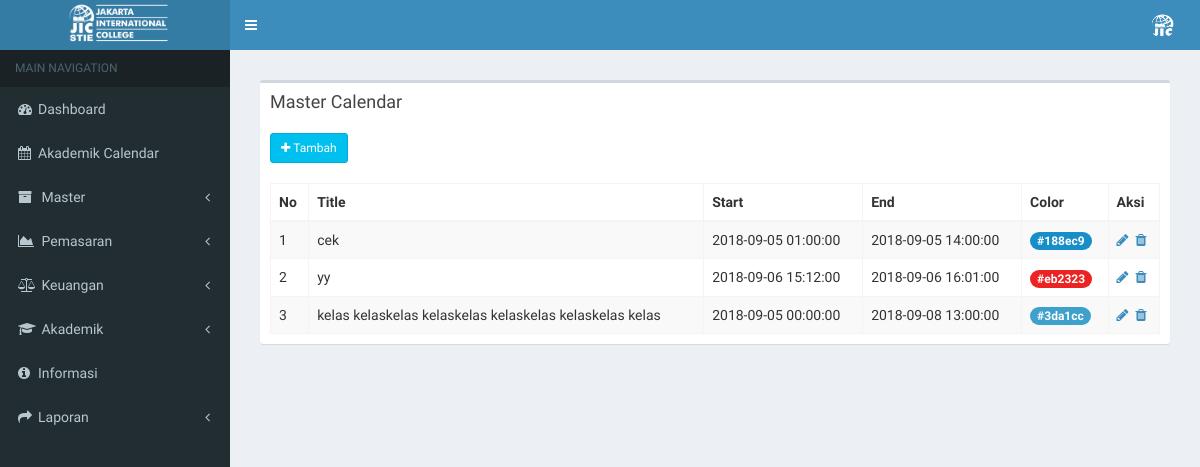
Before: /index.php/calendar/master_calendar with the older database file.
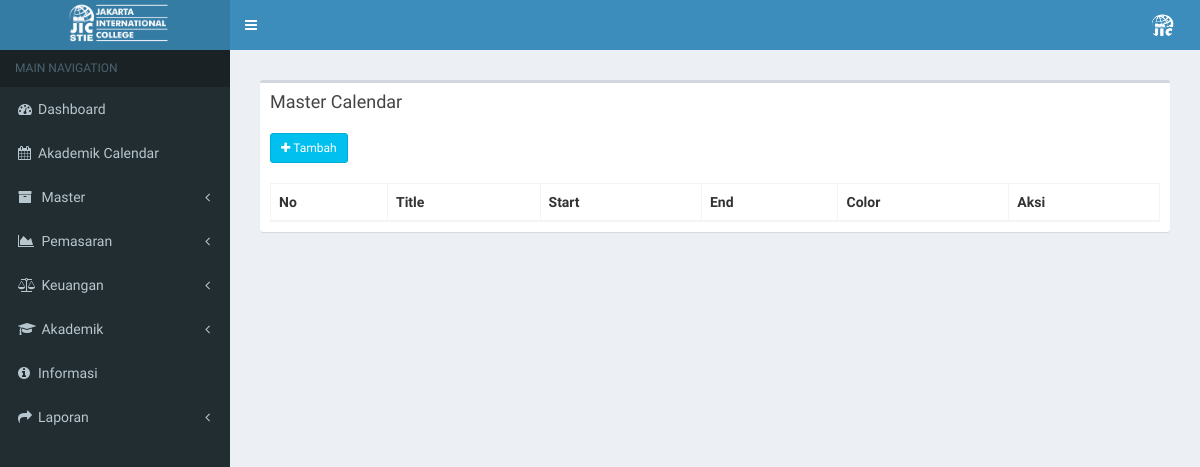
After: the same page with the newer database file.
### tables this page shows
CREATE TABLE `tb_events` (
  `id` int(11) NOT NULL,
  `title` varchar(255) NOT NULL,
  `start` datetime NOT NULL,
  `end` datetime NOT NULL,
  `backgroundColor` varchar(10) NOT NULL,
  `description` text NOT NULL
);

### application/controllers/calendar.php (called while the page is built, shortened)
<?php
class Calendar extends CI_Controller {
	public function __construct()
	{
		$this->load->model('calendar_model');
	}
	function master_calendar(){
		$data['calendar'] = $this->calendar_model->data();
		$data['main_view'] = 'Calendar/master_calendar';
		$this->load->view('template', $data);
	}
}

### index.php (called while the page is built, shortened)
<?php
require_once BASEPATH.'core/CodeIgniter.php';

### application/models/calendar_model.php (called while the page is built, shortened)
<?php
class Calendar_model extends CI_Model {
	public function data(){
		return $this->db->get('tb_events')->result();
	}
}

### application/views/Calendar/master_calendar.php (the view, shortened to what this page needs)
  <section class="content">
  <div class="row">
    <div class="col-xs-12">
      <div class="box">
        <div class="box-header">
          <h3 class="box-title">Master Calendar</h3>
        </div>
        <div class="box-body">
          <table id="example1" class="table table-bordered table-striped">
            <a href="" class="btn btn-info btn-sm" data-toggle="modal" data-target="#modal_tambah"><i class="fa fa-plus"></i> Tambah</a> <br> <br>
            <thead>
            <tr>
              <th>No</th>
              <th>Title</th>
              <th>Start</th>
              <th>End</th>
              <th>Color</th>
              <th>Aksi</th>
            </tr>
            </thead>
            <tbody>
            <?php
            $no = 0;
            foreach ($calendar as $data) {
              echo '
            <tr>
              <td>'.++$no.'</td>
              <td>'.$data->title.'</td>
              <td>'.$data->start.'</td>
              <td>'.$data->end.'</td>
              <td><span style="background-color:'.$data->backgroundColor.';" class="badge">'.$data->backgroundColor.'</span></td>
              <td>
              <a href="" data-toggle="modal" data-target="#modal_edit'.$data->id.'"><i class="fa fa-pencil"><span class="tooltiptext" style="width: 50px">Edit</span> </i></a>&nbsp;
              <a href="'.base_url('calendar/hapus_calendar/'.$data->id).'" ><i class="fa fa-trash"> <span class="tooltiptext" style="width: 50px">Hapus</span></i></a>
              </td>
            ' ;
          }
          ?>
            </tbody>
          </table>
        </div>
      </div>
    </div>
  </div>
</section>

### application/views/template.php (shortened to what this page needs)
<!DOCTYPE html>
<html>
<head>
  <link rel="stylesheet" href="<?php echo base_url(); ?>assets/css/bootstrap.min.css">
  <link rel="stylesheet" href="https://cdnjs.cloudflare.com/ajax/libs/font-awesome/4.5.0/css/font-awesome.min.css">
  <link rel="stylesheet" href="https://cdnjs.cloudflare.com/ajax/libs/ionicons/2.0.1/css/ionicons.min.css">
  <link rel="stylesheet" href="<?php echo base_url(); ?>assets/dist/css/skins/_all-skins.min.css">
  <link rel="stylesheet" href="<?php echo base_url(); ?>assets/plugins/select2/select2.min.css">
  <link rel="stylesheet" href="<?php echo base_url(); ?>assets/css/styleku.css">
  <link rel="stylesheet" href="<?php echo base_url(); ?>assets/plugins/datatables/dataTables.bootstrap.css">
    <link rel="stylesheet" href="<?php echo base_url(); ?>assets/bootstrap/css/bootstrap.min.css">
  <link rel="stylesheet" href="<?php echo base_url(); ?>assets/plugins/daterangepicker/daterangepicker.css">
  <link rel="stylesheet" href="<?php echo base_url(); ?>assets/plugins/datepicker/datepicker3.css">
  <link rel="stylesheet" href="<?php echo base_url(); ?>assets/plugins/iCheck/all.css">
  <link rel="stylesheet" href="<?php echo base_url(); ?>assets/plugins/colorpicker/bootstrap-colorpicker.min.css">
  <link rel="stylesheet" href="<?php echo base_url(); ?>assets/plugins/timepicker/bootstrap-timepicker.min.css">
  <link rel="stylesheet" href="<?php echo base_url(); ?>assets/dist/css/AdminLTE.min.css">
  <link rel="stylesheet" href="<?php echo base_url(); ?>assets/dist/css/skins/_all-skins.min.css">
  <link rel="stylesheet" href="<?php echo base_url(); ?>assets/plugins/fullcalendar/fullcalendar.min.css">
  <link rel="stylesheet" href="<?php echo base_url(); ?>assets/plugins/fullcalendar/fullcalendar.print.css" media="print">
  <link rel="stylesheet" href="<?php echo base_url(); ?>assets/dist/css/AdminLTE.min.css">
</head>
<body class="hold-transition skin-blue sidebar-mini">
<div class="wrapper">
  <header class="main-header">
    <a href="../../index2.html" class="logo">
      <span class="logo-lg"><img src="<?php echo base_url(); ?>/assets/img/STIE JIC-WHITE-01.png" alt="User Image" style="border: none;width: 120px;margin-top: -10px;"></span>
    </a>
    <nav class="navbar navbar-static-top">
      <a href="#" class="sidebar-toggle" data-toggle="offcanvas" role="button">
      </a>
      <div class="navbar-custom-menu">
        <ul class="nav navbar-nav">
          <li class="dropdown user user-menu">
            <a href="#" class="dropdown-toggle" data-toggle="dropdown">
              <img src="<?php echo base_url(); ?>/assets/img/JIC-WHITE-02.png" class="user-image" alt="User Image">
            </a>
          </li>
        </ul>
      </div>
    </nav>
  </header>
  <aside class="main-sidebar">
    <section class="sidebar">
      <ul class="sidebar-menu">
        <li class="header">MAIN NAVIGATION</li>
        <?php
          if($this->session->userdata('level') == 5){ ?>
            <li><a href="<?php echo base_url(); ?>dashboard"> <i class="fa fa-dashboard"></i> <span>Dashboard</span></a></li>
            <li><a href="<?php echo base_url(); ?>calendar"><i class="fa fa-calendar"></i><span>Akademik Calendar</span></a></li>
            <li><a href="<?php echo base_url(); ?>mahasiswa/history_pendidikan"><i class="fa fa-history"></i> <span>History Pendidikan</span></a></li>
            <li><a href="<?php echo base_url(); ?>mahasiswa/krs_mahasiswa"><i class="fa fa-book"></i> <span>KRS Mahasiswa</span></a></li>
            <li><a href="<?php echo base_url(); ?>mahasiswa/history_nilai"><i class="fa fa-file-text"></i> <span>History Nilai</span></a></li>
            <li><a href="<?php echo base_url(); ?>mahasiswa/jadwal_mhs"><i class="fa fa-file-text"></i> <span>Jadwal</span></a></li>
            <li><a href="<?php echo base_url(); ?>mahasiswa/aktivitas_perkuliahan"><i class="fa fa-calendar-o"></i> <span>Aktivitas Perkuliahan</span></a></li>
            <li><a href="<?php echo base_url(); ?>mahasiswa/prestasi"><i class="fa fa-graduation-cap"></i> <span>Prestasi</span></a></li>
            <li><a href="<?php echo base_url(); ?>informasi/saring_level/<?php echo $this->session->userdata('level'); ?>"><i class="fa  fa-info-circle"></i>Informasi</a></li>
          <?php } else { ?>
            <li><a href="<?php echo base_url(); ?>dashboard"><i class="fa fa-dashboard"></i><span>Dashboard</span></a></li>
            <li><a href="<?php echo base_url(); ?>calendar"><i class="fa fa-calendar"></i><span>Akademik Calendar</span></a></li>
        <li class="treeview">
          <a href="#">
            <i class="fa fa-archive"></i> <span>Master</span>
            <span class="pull-right-container">
              <i class="fa fa-angle-left pull-right"></i>
            </span>
          </a>
        </li>
        <li class="treeview">
          <a href="#">
            <i class="fa fa-area-chart"></i> <span> Pemasaran </span>
            <span class="pull-right-container">
              <i class="fa fa-angle-left pull-right"></i>
            </span>
          </a>
        </li>
        <li class="treeview">
          <a href="#">
            <i class="fa fa-balance-scale"></i> <span> Keuangan </span>
            <span class="pull-right-container">
              <i class="fa fa-angle-left pull-right"></i>
            </span>
          </a>
        </li>
         <li class="treeview">
          <a href="#">
            <i class="fa fa-graduation-cap"></i> <span>Akademik</span>
            <span class="pull-right-container">
              <i class="fa fa-angle-left pull-right"></i>
            </span>
          </a>
        </li>
         <li><a href="<?php echo base_url(); ?>informasi"><i class="fa fa-info-circle"></i>Informasi</a></li>
        <li class="treeview">
              <a href="#"><i class="fa fa-share"></i><span>Laporan</span>
                <span class="pull-right-container">
                  <i class="fa fa-angle-left pull-right"></i>
                </span>
              </a>
            </li>
          <?php } ?>
      </ul>
    </section>
  </aside>
  <div class="content-wrapper">
    <section class="content">
      <?php $this->load->view($main_view); ?>
    </section>
  </div>
    </div>
</body>
</html>

### application/views/template.php (style rules this page uses)
a { position: relative; display: inline-block; }

Changed rows visible on the page:
removed tb_events: title "cek", start "2018-09-05 01:00:00", end "2018-09-05 14:00:00", backgroundColor "#188ec9"
removed tb_events: title "yy", start "2018-09-06 15:12:00", end "2018-09-06 16:01:00", backgroundColor "#eb2323"
removed tb_events: title "kelas kelaskelas kelaskelas kelaskelas kelaskelas kelas", start "2018-09-05 00:00:00", end "2018-09-08 13:00:00", backgroundColor "#3da1cc"
